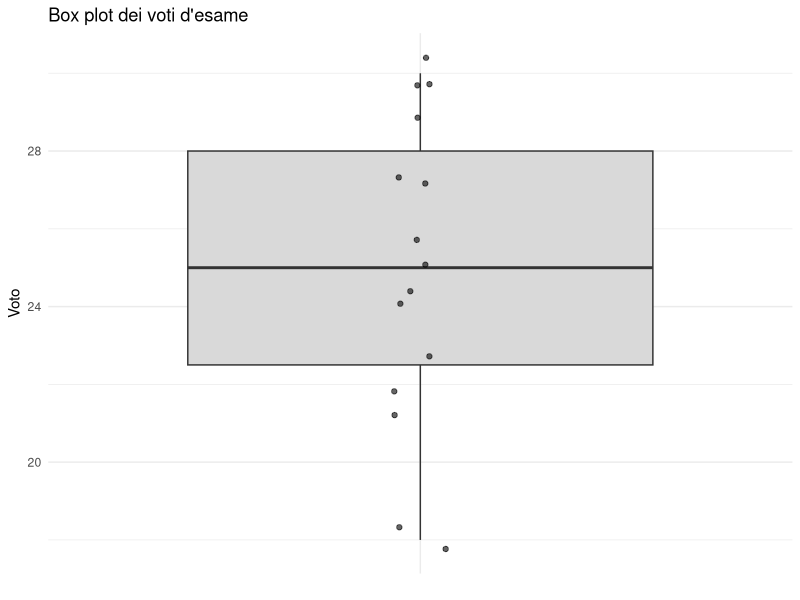
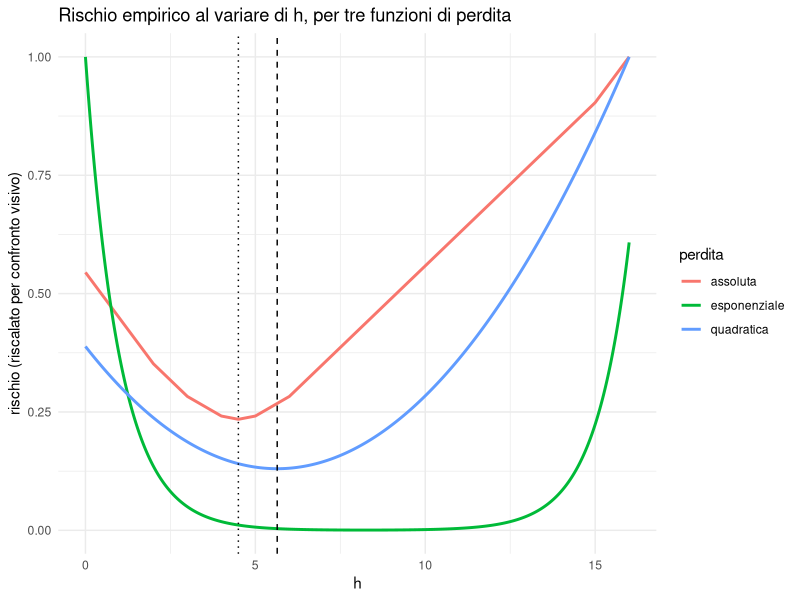
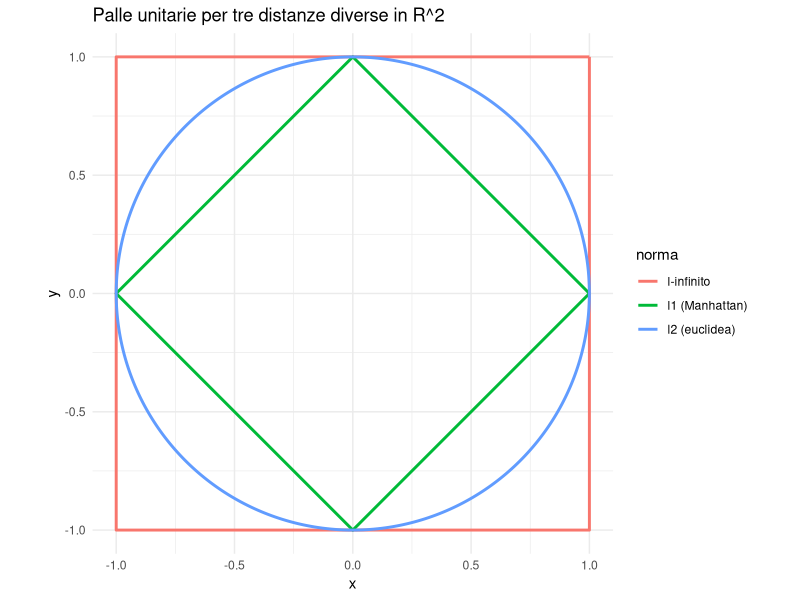

These charts were generated, in order, by the following R code:
## ---- chunk 1
#| message: false
library(ggplot2)
## ---- chunk 2
set.seed(2024)
stipendi <- c(round(rnorm(19, mean = 1600, sd = 120)), 9800)
stipendi

mean(stipendi)
median(stipendi)
## ---- chunk 3
# Rimuoviamo temporaneamente lo stipendio del titolare
stipendi_senza_outlier <- stipendi[stipendi < 9800]

mean(stipendi_senza_outlier)
median(stipendi_senza_outlier)
## ---- chunk 4
voti <- c(18, 30, 24, 27, 21, 26, 24, 29, 30, 22, 25, 27, 18, 30, 23)

quantile(voti, probs = c(0, 0.25, 0.5, 0.75, 1))
## ---- chunk 5
#| fig-width: 4
#| fig-height: 4.5
ggplot(data.frame(voto = voti), aes(x = "", y = voto)) +
  geom_boxplot(fill = "grey85") +
  geom_jitter(width = 0.05, alpha = 0.6) +
  labs(x = NULL, y = "Voto", title = "Box plot dei voti d'esame") +
  theme_minimal()
## ---- chunk 6
x <- c(2, 3, 4, 4.5, 5, 6, 15)  # un campione di 7 punti, con un valore isolato

h_grid <- seq(0, 16, by = 0.02)

rischio_quadratico <- sapply(h_grid, function(h) sum((x - h)^2))
rischio_assoluto    <- sapply(h_grid, function(h) sum(abs(x - h)))
rischio_esponenziale <- sapply(h_grid, function(h) sum(exp(abs(x - h))))

risultati <- data.frame(
  h = rep(h_grid, 3),
  rischio = c(rischio_quadratico, rischio_assoluto, rischio_esponenziale) /
    c(rep(max(rischio_quadratico), length(h_grid)),
      rep(max(rischio_assoluto), length(h_grid)),
      rep(max(rischio_esponenziale), length(h_grid))),
  perdita = rep(c("quadratica", "assoluta", "esponenziale"), each = length(h_grid))
)

ggplot(risultati, aes(x = h, y = rischio, color = perdita)) +
  geom_line(linewidth = 1) +
  geom_vline(xintercept = mean(x), linetype = "dashed") +
  geom_vline(xintercept = median(x), linetype = "dotted") +
  labs(y = "rischio (riscalato per confronto visivo)",
       title = "Rischio empirico al variare di h, per tre funzioni di perdita") +
  theme_minimal()
## ---- chunk 7
p <- 3  # peso maggiore sulla parte negativa: dovremmo avvicinarci a Q1

rischio_asimmetrico <- sapply(h_grid, function(h) {
  z <- x - h
  z_pos <- pmax(z, 0)
  z_neg <- pmax(-z, 0)
  sum(p * z_neg + z_pos)
})

h_min_asimmetrico <- h_grid[which.min(rischio_asimmetrico)]

h_min_asimmetrico
quantile(x, probs = 0.25)
## ---- chunk 8
#| fig-width: 5
#| fig-height: 5
angoli <- seq(0, 2 * pi, length.out = 400)

palla_euclidea <- data.frame(x = cos(angoli), y = sin(angoli), norma = "l2 (euclidea)")
palla_manhattan <- data.frame(x = c(1, 0, -1, 0, 1), y = c(0, 1, 0, -1, 0), norma = "l1 (Manhattan)")
palla_max <- data.frame(x = c(1, 1, -1, -1, 1), y = c(1, -1, -1, 1, 1), norma = "l-infinito")

palle <- rbind(palla_euclidea, palla_manhattan, palla_max)

ggplot(palle, aes(x = x, y = y, color = norma)) +
  geom_path(linewidth = 1) +
  coord_fixed() +
  labs(title = "Palle unitarie per tre distanze diverse in R^2") +
  theme_minimal()
## ---- chunk 9
studenti <- data.frame(
  matematica = c(28, 20, 30, 19, 24),
  fisica     = c(25, 27, 29, 21, 24),
  row.names  = paste0("Studente ", 1:5)
)

studenti

round(as.matrix(dist(studenti, method = "euclidean")), 1)
round(as.matrix(dist(studenti, method = "manhattan")), 1)
round(as.matrix(dist(studenti, method = "maximum")), 1)
